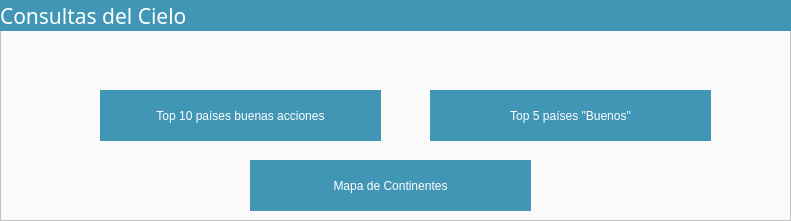
     <widget class="QFrame" name="frame_14">
      <property name="geometry">
       <rect>
        <x>820</x>
        <y>10</y>
        <width>791</width>
        <height>221</height>
       </rect>
      </property>
      <property name="styleSheet">
       <string notr="true">background-color:rgb(250,250,250);</string>
      </property>
      <property name="frameShape">
       <enum>QFrame::StyledPanel</enum>
      </property>
      <property name="frameShadow">
       <enum>QFrame::Raised</enum>
      </property>
      <widget class="QLabel" name="label_13">
       <property name="geometry">
        <rect>
         <x>0</x>
         <y>0</y>
         <width>841</width>
         <height>31</height>
        </rect>
       </property>
       <property name="font">
        <font>
         <family>Doppio One</family>
         <pointsize>16</pointsize>
         <weight>50</weight>
         <bold>false</bold>
        </font>
       </property>
       <property name="styleSheet">
        <string notr="true">color: white;
background-color:rgb(64, 150, 180);
</string>
       </property>
       <property name="text">
        <string>Consultas del Cielo</string>
       </property>
      </widget>
      <widget class="QPushButton" name="btnMapaContinentesBuenasAcciones">
       <property name="geometry">
        <rect>
         <x>250</x>
         <y>160</y>
         <width>281</width>
         <height>51</height>
        </rect>
       </property>
       <property name="styleSheet">
        <string notr="true">image-position:left;
color: white;
padding: 10px;
border:0px;
font: 12pt &quot;Open Sans&quot;;
background-color: rgb(64, 150, 180);</string>
       </property>
       <property name="text">
        <string>Mapa de Continentes</string>
       </property>
      </widget>
      <widget class="QPushButton" name="btnTop10Cielo">
       <property name="geometry">
        <rect>
         <x>100</x>
         <y>90</y>
         <width>281</width>
         <height>51</height>
        </rect>
       </property>
       <property name="styleSheet">
        <string notr="true">image-position:left;
color: white;
padding: 10px;
border:0px;
font: 12pt &quot;Open Sans&quot;;
background-color: rgb(64, 150, 180);</string>
       </property>
       <property name="text">
        <string>Top 10 países buenas acciones</string>
       </property>
      </widget>
      <widget class="QPushButton" name="btnTop5Cielo">
       <property name="geometry">
        <rect>
         <x>430</x>
         <y>90</y>
         <width>281</width>
         <height>51</height>
        </rect>
       </property>
       <property name="styleSheet">
        <string notr="true">image-position:left;
color: white;
padding: 10px;
border:0px;
font: 12pt &quot;Open Sans&quot;;
background-color: rgb(64, 150, 180);</string>
       </property>
       <property name="text">
        <string>Top 5 países &quot;Buenos&quot;</string>
       </property>
      </widget>
     </widget>
